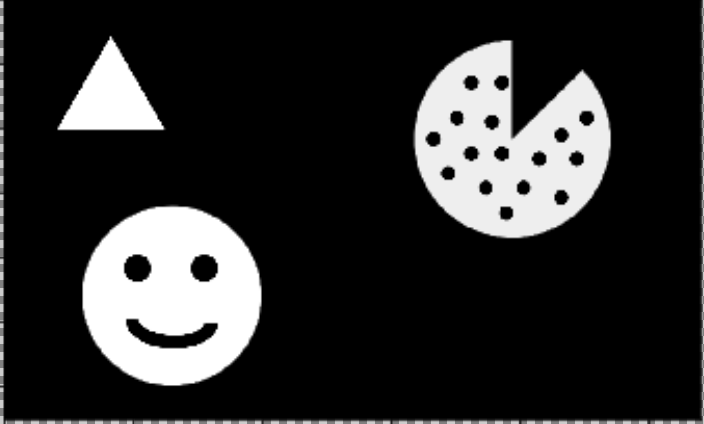
#> input picture object_detection/internal_external.png, 704 x 424 px
$ jupyter execute contour_detection.ipynb
#> lines starting #> are read from the running program, lines starting #| are printed output that depends on the picture; after the words box and inside, x2 and y2 are one past the last pixel; in counts of white or black regions, pixels touching at a corner belong together
Contour Detection

[cell 1]
import cv2
import numpy as np
import matplotlib.pyplot as plt

[cell 2]
img = cv2.imread('internal_external.png')
#> img is the input picture: shape (424, 704, 3); min 0, max 255, mean 45.6

[cell 3]
img.shape
#> Out = (424, 704, 3)

[cell 4]
plt.imshow(img, cmap='gray')

Find Contours
- cv2.RETR_EXTERNAL : only extract contours
- cv2.RETR_CCOMP : Extract both internal and extarnal contours organized in a two-level hierarchy.
- cv2.RETR_TREE : Extract both internal and external contour organized in a tree graph.
- cv2.RETR_LIST : Extract all contours without any internal and external relationship.

[cell 5]
img = cv2.cvtColor(img, cv2.COLOR_BGR2GRAY)
#> img: shape (424, 704)
contours, hierarchy = cv2.findContours(img, cv2.RETR_CCOMP, cv2.CHAIN_APPROX_SIMPLE)
#> contours = 23 contours; largest, box (x1, y1, x2, y2) and area: (412, 39, 612, 239) 27678, (82, 204, 262, 387) 26118, (0, 0, 704, 424) 6860, (57, 35, 167, 131) 5394, (126, 319, 218, 348) 1050

[cell 6]
type(contours)

[cell 7]
len(contours)
#> Out = 23

[cell 8]
type(hierarchy)

[cell 9]
hierarchy.shape
#> Out = (1, 23, 4)

[cell 10]
hierarchy
#> Out = 23 rows, first 6: [4, -1, 1, -1], [2, -1, -1, 0], [3, 1, -1, 0], [-1, 2, -1, 0], [21, 0, 5, -1], [6, -1, -1, 4]

[cell 11]
# Draw External Contors
# Set up empty array
external_contours = np.zeros(img.shape)

# For every entry in contours
for i in range(len(contours)):
    # last columns in the array is -1 if an external contour(no contors inside of it)
    if hierarchy[0][i][3] == -1:
        # We can now draw the external contours from the list of contours
        cv2.drawContours(external_contours, contours, i, 255, -1)
#> this loop made 23 passes
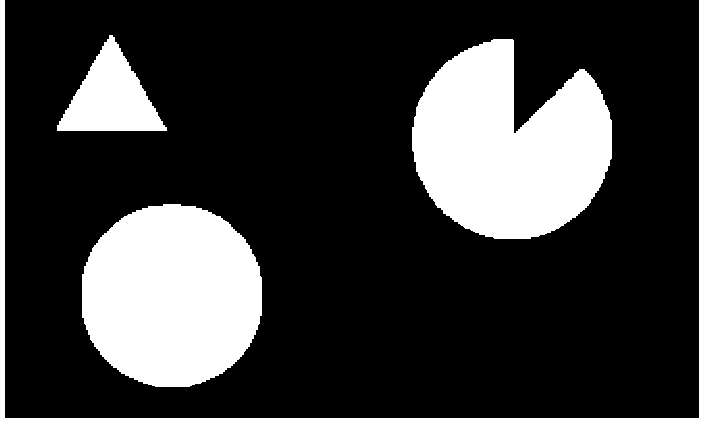
#> external_contours: shape (424, 704) float64; 22.9% white; 4 white regions, box (x1, y1, x2, y2) and area: (412, 39, 612, 239) 28057, (82, 204, 262, 387) 26420, (0, 0, 704, 424) 8404, (57, 35, 167, 131) 5569

[cell 12]
plt.imshow(external_contours, cmap='gray')

[cell 13]
# Create empty array to hold internal contours
image_internal = np.zeros(img.shape)

#Internal though list of contours array
for i in range(len(contours)):
        # If third column value is NOT equal to -1 than its internal '
        if hierarchy[0][i][3] != -1:
                # Draw the Contours
                cv2.drawContours(image_internal, contours, i, 255, -1)
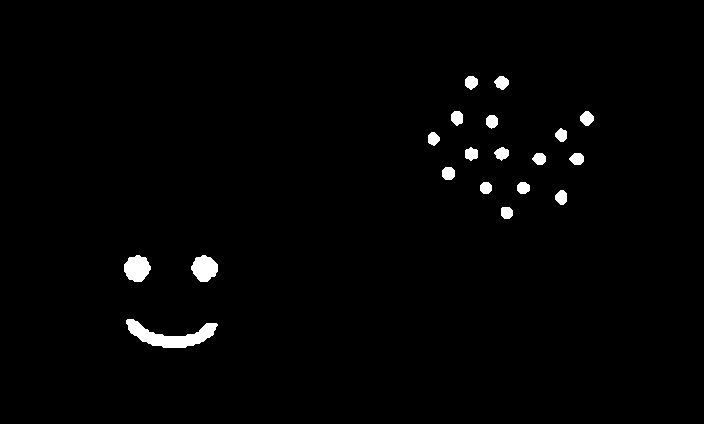
#> image_internal: shape (424, 704) float64; 1.5% white; 19 white regions, largest, box (x1, y1, x2, y2) and area: (126, 319, 218, 348) 1163, (124, 255, 151, 282) 538, (191, 255, 218, 282) 524
